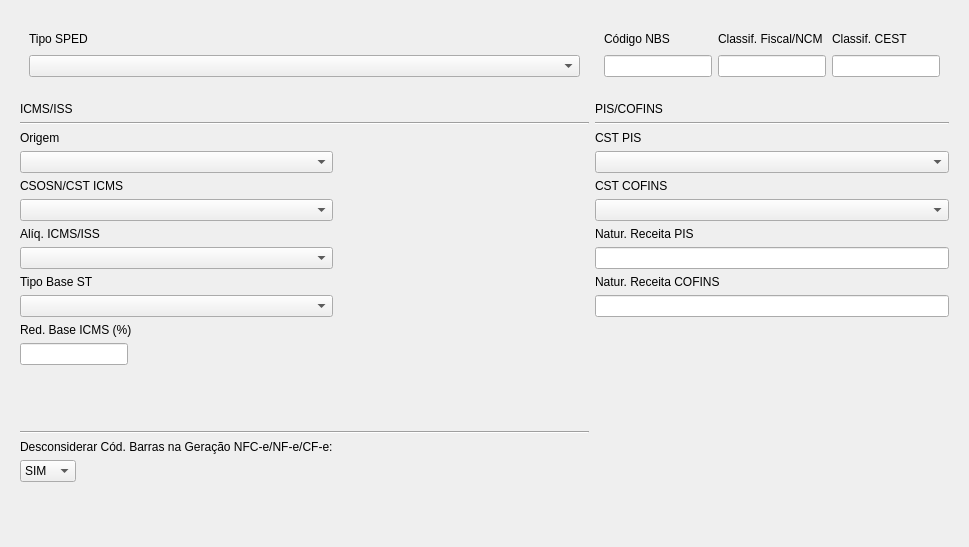
          <widget class="QWidget" name="Taxes">
           <property name="enabled">
            <bool>true</bool>
           </property>
           <attribute name="title">
            <string>Tributação</string>
           </attribute>
           <layout class="QGridLayout" name="gridLayout_9">
            <item row="0" column="0">
             <widget class="QFrame" name="TaxesFrame1">
              <property name="sizePolicy">
               <sizepolicy hsizetype="Preferred" vsizetype="Expanding">
                <horstretch>0</horstretch>
                <verstretch>0</verstretch>
               </sizepolicy>
              </property>
              <property name="autoFillBackground">
               <bool>true</bool>
              </property>
              <layout class="QGridLayout" name="gridLayout_7">
               <item row="2" column="0" colspan="3">
                <spacer name="verticalSpacer_13">
                 <property name="orientation">
                  <enum>Qt::Vertical</enum>
                 </property>
                 <property name="sizeType">
                  <enum>QSizePolicy::Fixed</enum>
                 </property>
                 <property name="sizeHint" stdset="0">
                  <size>
                   <width>20</width>
                   <height>10</height>
                  </size>
                 </property>
                </spacer>
               </item>
               <item row="11" column="2">
                <widget class="QLabel" name="ReceitaCofins_Label">
                 <property name="text">
                  <string>Natur. Receita COFINS</string>
                 </property>
                </widget>
               </item>
               <item row="11" column="0">
                <widget class="QLabel" name="BaseST_Label">
                 <property name="text">
                  <string>Tipo Base ST</string>
                 </property>
                </widget>
               </item>
               <item row="0" column="2">
                <widget class="QWidget" name="TaxesWidget1" native="true">
                 <property name="sizePolicy">
                  <sizepolicy hsizetype="Preferred" vsizetype="Fixed">
                   <horstretch>0</horstretch>
                   <verstretch>0</verstretch>
                  </sizepolicy>
                 </property>
                 <layout class="QGridLayout" name="gridLayout_17">
                  <item row="1" column="1">
                   <widget class="QLineEdit" name="NCM_Entry">
                    <property name="sizePolicy">
                     <sizepolicy hsizetype="Fixed" vsizetype="Fixed">
                      <horstretch>0</horstretch>
                      <verstretch>0</verstretch>
                     </sizepolicy>
                    </property>
                   </widget>
                  </item>
                  <item row="0" column="1">
                   <widget class="QLabel" name="NCM_Label">
                    <property name="text">
                     <string>Classif. Fiscal/NCM</string>
                    </property>
                   </widget>
                  </item>
                  <item row="0" column="0">
                   <widget class="QLabel" name="NBS_Label">
                    <property name="text">
                     <string>Código NBS</string>
                    </property>
                   </widget>
                  </item>
                  <item row="1" column="0">
                   <widget class="QLineEdit" name="NBS_Entry">
                    <property name="sizePolicy">
                     <sizepolicy hsizetype="Fixed" vsizetype="Fixed">
                      <horstretch>0</horstretch>
                      <verstretch>0</verstretch>
                     </sizepolicy>
                    </property>
                   </widget>
                  </item>
                  <item row="1" column="2">
                   <widget class="QLineEdit" name="Cest_Entry">
                    <property name="sizePolicy">
                     <sizepolicy hsizetype="Fixed" vsizetype="Fixed">
                      <horstretch>0</horstretch>
                      <verstretch>0</verstretch>
                     </sizepolicy>
                    </property>
                   </widget>
                  </item>
                  <item row="0" column="2">
                   <widget class="QLabel" name="CEST_Label">
                    <property name="sizePolicy">
                     <sizepolicy hsizetype="Fixed" vsizetype="Preferred">
                      <horstretch>0</horstretch>
                      <verstretch>0</verstretch>
                     </sizepolicy>
                    </property>
                    <property name="minimumSize">
                     <size>
                      <width>62</width>
                      <height>20</height>
                     </size>
                    </property>
                    <property name="text">
                     <string>Classif. CEST</string>
                    </property>
                   </widget>
                  </item>
                 </layout>
                </widget>
               </item>
               <item row="12" column="0">
                <widget class="QComboBox" name="BaseST_ComboBox"/>
               </item>
               <item row="8" column="2">
                <widget class="QComboBox" name="COFINS_Label"/>
               </item>
               <item row="5" column="0">
                <widget class="QLabel" name="Origem_Label">
                 <property name="text">
                  <string>Origem</string>
                 </property>
                </widget>
               </item>
               <item row="10" column="2">
                <widget class="QLineEdit" name="ReceitaPIS_Entry"/>
               </item>
               <item row="12" column="2">
                <widget class="QLineEdit" name="ReceitaCofins_Entry"/>
               </item>
               <item row="4" column="2">
                <widget class="Line" name="PIS_COFINS_Line">
                 <property name="orientation">
                  <enum>Qt::Horizontal</enum>
                 </property>
                </widget>
               </item>
               <item row="6" column="2">
                <widget class="QComboBox" name="PIS_ComboBox"/>
               </item>
               <item row="3" column="0">
                <widget class="QLabel" name="ICMS_ISS_Label">
                 <property name="text">
                  <string>ICMS/ISS</string>
                 </property>
                </widget>
               </item>
               <item row="5" column="1" rowspan="8">
                <spacer name="horizontalSpacer">
                 <property name="orientation">
                  <enum>Qt::Horizontal</enum>
                 </property>
                 <property name="sizeHint" stdset="0">
                  <size>
                   <width>250</width>
                   <height>20</height>
                  </size>
                 </property>
                </spacer>
               </item>
               <item row="9" column="0">
                <widget class="QLabel" name="ICMS_Label">
                 <property name="text">
                  <string>Alíq. ICMS/ISS</string>
                 </property>
                </widget>
               </item>
               <item row="3" column="2">
                <widget class="QLabel" name="PIS_COFINS_Label">
                 <property name="text">
                  <string>PIS/COFINS</string>
                 </property>
                </widget>
               </item>
               <item row="14" column="0">
                <widget class="QLineEdit" name="BaseICMS_Entry">
                 <property name="sizePolicy">
                  <sizepolicy hsizetype="Fixed" vsizetype="Fixed">
                   <horstretch>0</horstretch>
                   <verstretch>0</verstretch>
                  </sizepolicy>
                 </property>
                 <property name="readOnly">
                  <bool>true</bool>
                 </property>
                </widget>
               </item>
               <item row="5" column="2">
                <widget class="QLabel" name="PIS_Label">
                 <property name="text">
                  <string>CST PIS</string>
                 </property>
                </widget>
               </item>
               <item row="10" column="0">
                <widget class="QComboBox" name="ICMS_ComboBox"/>
               </item>
               <item row="7" column="2">
                <widget class="QLabel" name="COFINS_Label_2">
                 <property name="text">
                  <string>CST COFINS</string>
                 </property>
                </widget>
               </item>
               <item row="7" column="0">
                <widget class="QLabel" name="CSOSN_Label">
                 <property name="text">
                  <string>CSOSN/CST ICMS</string>
                 </property>
                </widget>
               </item>
               <item row="8" column="0">
                <widget class="QComboBox" name="CSOSN_ComboBox"/>
               </item>
               <item row="9" column="2">
                <widget class="QLabel" name="ReceitaPIS_Label">
                 <property name="text">
                  <string>Natur. Receita PIS</string>
                 </property>
                </widget>
               </item>
               <item row="6" column="0">
                <widget class="QComboBox" name="Origem_ComboBox">
                 <property name="sizePolicy">
                  <sizepolicy hsizetype="Expanding" vsizetype="Fixed">
                   <horstretch>0</horstretch>
                   <verstretch>0</verstretch>
                  </sizepolicy>
                 </property>
                </widget>
               </item>
               <item row="19" column="0" colspan="3">
                <spacer name="verticalSpacer_7">
                 <property name="orientation">
                  <enum>Qt::Vertical</enum>
                 </property>
                 <property name="sizeType">
                  <enum>QSizePolicy::Fixed</enum>
                 </property>
                 <property name="sizeHint" stdset="0">
                  <size>
                   <width>20</width>
                   <height>45</height>
                  </size>
                 </property>
                </spacer>
               </item>
               <item row="4" column="0" colspan="2">
                <widget class="Line" name="ICMS_Line">
                 <property name="orientation">
                  <enum>Qt::Horizontal</enum>
                 </property>
                </widget>
               </item>
               <item row="0" column="0" colspan="2">
                <widget class="QWidget" name="TaxesWidget2" native="true">
                 <layout class="QGridLayout" name="gridLayout_18">
                  <item row="2" column="0">
                   <widget class="QComboBox" name="SPED_ComboBox">
                    <property name="sizePolicy">
                     <sizepolicy hsizetype="Expanding" vsizetype="Fixed">
                      <horstretch>0</horstretch>
                      <verstretch>0</verstretch>
                     </sizepolicy>
                    </property>
                   </widget>
                  </item>
                  <item row="1" column="0">
                   <widget class="QLabel" name="SPED_Label">
                    <property name="text">
                     <string>Tipo SPED</string>
                    </property>
                   </widget>
                  </item>
                 </layout>
                </widget>
               </item>
               <item row="13" column="0">
                <widget class="QLabel" name="BaseICMS_Label">
                 <property name="text">
                  <string>Red. Base ICMS (%)</string>
                 </property>
                </widget>
               </item>
               <item row="18" column="0">
                <widget class="QComboBox" name="DesconsiderarEAN_ComboBox">
                 <property name="sizePolicy">
                  <sizepolicy hsizetype="Fixed" vsizetype="Fixed">
                   <horstretch>80</horstretch>
                   <verstretch>0</verstretch>
                  </sizepolicy>
                 </property>
                 <item>
                  <property name="text">
                   <string>SIM</string>
                  </property>
                 </item>
                 <item>
                  <property name="text">
                   <string>NÃO</string>
                  </property>
                 </item>
                </widget>
               </item>
               <item row="17" column="0">
                <widget class="QLabel" name="DesconsiderarEAN_Label">
                 <property name="text">
                  <string>Desconsiderar Cód. Barras na Geração NFC-e/NF-e/CF-e:</string>
                 </property>
                </widget>
               </item>
               <item row="15" column="0">
                <spacer name="verticalSpacer_2">
                 <property name="orientation">
                  <enum>Qt::Vertical</enum>
                 </property>
                 <property name="sizeType">
                  <enum>QSizePolicy::Fixed</enum>
                 </property>
                 <property name="sizeHint" stdset="0">
                  <size>
                   <width>20</width>
                   <height>60</height>
                  </size>
                 </property>
                </spacer>
               </item>
               <item row="16" column="0" colspan="2">
                <widget class="Line" name="line">
                 <property name="orientation">
                  <enum>Qt::Horizontal</enum>
                 </property>
                </widget>
               </item>
              </layout>
             </widget>
            </item>
           </layout>
          </widget>
